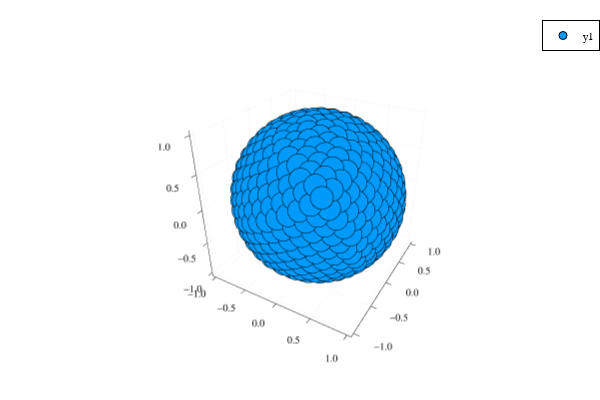

Source (notebook cell):
### Code cell
scatter3d(x,y,z)

### Figure 1 — Plotly figure (JSON) as saved in the notebook; plotly's stock layout.template omitted (floating-point values rounded to 4 significant figures; data arrays with more than 128 entries replaced by an {"elided": "..."} marker saying what was removed)
{"data": [{"colorbar": {"title": ""}, "legendgroup": "y1", "marker": {"color": "rgba(0, 154, 250, 1.000)", "line": {"color": "rgba(0, 0, 0, 1.000)", "width": 1}, "size": 8, "symbol": "circle"}, "mode": "markers", "name": "y1", "scene": "scene", "showlegend": true, "type": "scatter3d", "x": {"elided": "600 float values"}, "xaxis": "x", "y": {"elided": "600 float values"}, "yaxis": "y", "z": {"elided": "600 float values"}, "zaxis": "z", "zmax": null, "zmin": null}], "layout": {"annotations": [], "height": 400, "legend": {"bgcolor": "rgba(255, 255, 255, 1.000)", "bordercolor": "rgba(0, 0, 0, 1.000)", "borderwidth": 1, "font": {"color": "rgba(0, 0, 0, 1.000)", "family": "sans-serif", "size": 11}, "tracegroupgap": 0, "traceorder": "normal", "x": 1, "xanchor": "auto", "y": 1, "yanchor": "auto"}, "margin": {"b": 20, "l": 0, "r": 0, "t": 20}, "paper_bgcolor": "rgba(255, 255, 255, 1.000)", "plot_bgcolor": "rgba(255, 255, 255, 1.000)", "scene": {"camera": {"eye": {"x": 1.126, "y": -1.95, "z": 1.3}}, "domain": {"x": [0.06582, 0.9934], "y": [0.03762, 0.9902]}, "xaxis": {"gridcolor": "rgba(0, 0, 0, 0.100)", "gridwidth": 0.5, "linecolor": "rgba(0, 0, 0, 1.000)", "mirror": false, "range": [-1.057, 1.057], "showgrid": true, "showline": true, "showticklabels": true, "tickangle": 0, "tickcolor": "rgb(0, 0, 0)", "tickfont": {"color": "rgba(0, 0, 0, 1.000)", "family": "sans-serif", "size": 11}, "tickmode": "array", "ticks": "inside", "ticktext": ["−1.0", "−0.5", "0.0", "0.5", "1.0"], "tickvals": [-1, -0.5, 0, 0.5, 1], "title": "", "titlefont": {"color": "rgba(0, 0, 0, 1.000)", "family": "sans-serif", "size": 15}, "type": "-", "visible": true, "zeroline": false, "zerolinecolor": "rgba(0, 0, 0, 1.000)"}, "yaxis": {"gridcolor": "rgba(0, 0, 0, 0.100)", "gridwidth": 0.5, "linecolor": "rgba(0, 0, 0, 1.000)", "mirror": false, "range": [-1.06, 1.059], "showgrid": true, "showline": true, "showticklabels": true, "tickangle": 0, "tickcolor": "rgb(0, 0, 0)", "tickfont": {"color": "rgba(0, 0, 0, 1.000)", "family": "sans-serif", "size": 11}, "tickmode": "array", "ticks": "inside", "ticktext": ["−1.0", "−0.5", "0.0", "0.5", "1.0"], "tickvals": [-1, -0.5, 0, 0.5, 1], "title": "", "titlefont": {"color": "rgba(0, 0, 0, 1.000)", "family": "sans-serif", "size": 15}, "type": "-", "visible": true, "zeroline": false, "zerolinecolor": "rgba(0, 0, 0, 1.000)"}, "zaxis": {"gridcolor": "rgba(0, 0, 0, 0.100)", "gridwidth": 0.5, "linecolor": "rgba(0, 0, 0, 1.000)", "mirror": false, "range": [-1.058, 1.058], "showgrid": true, "showline": true, "showticklabels": true, "tickangle": 0, "tickcolor": "rgb(0, 0, 0)", "tickfont": {"color": "rgba(0, 0, 0, 1.000)", "family": "sans-serif", "size": 11}, "tickmode": "array", "ticks": "inside", "ticktext": ["−1.0", "−0.5", "0.0", "0.5", "1.0"], "tickvals": [-1, -0.5, 0, 0.5, 1], "title": "", "titlefont": {"color": "rgba(0, 0, 0, 1.000)", "family": "sans-serif", "size": 15}, "type": "-", "visible": true, "zeroline": false, "zerolinecolor": "rgba(0, 0, 0, 1.000)"}}, "showlegend": true, "width": 600}}
